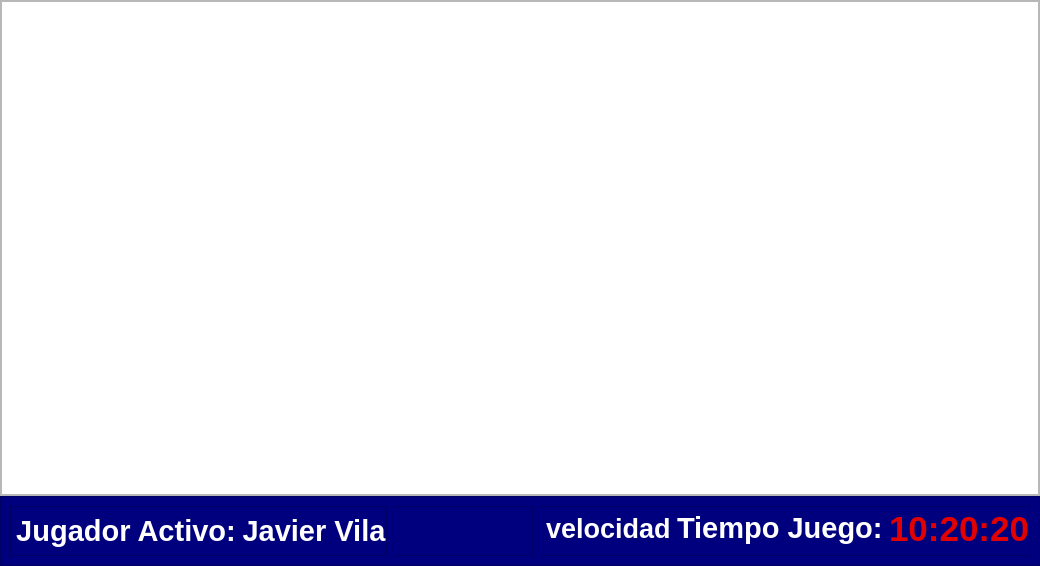
<?xml version="1.0" encoding="UTF-8"?>
<ui version="4.0">
 <class>Dialog</class>
 <widget class="QDialog" name="Dialog">
  <property name="geometry">
   <rect>
    <x>0</x>
    <y>0</y>
    <width>1040</width>
    <height>566</height>
   </rect>
  </property>
  <property name="windowTitle">
   <string>Dialog</string>
  </property>
  <property name="styleSheet">
   <string notr="true"/>
  </property>
  <layout class="QVBoxLayout" name="verticalLayout_3">
   <property name="spacing">
    <number>0</number>
   </property>
   <property name="leftMargin">
    <number>0</number>
   </property>
   <property name="topMargin">
    <number>0</number>
   </property>
   <property name="rightMargin">
    <number>0</number>
   </property>
   <property name="bottomMargin">
    <number>0</number>
   </property>
   <item>
    <widget class="QWidget" name="widget" native="true">
     <layout class="QVBoxLayout" name="verticalLayout_2">
      <property name="spacing">
       <number>0</number>
      </property>
      <property name="leftMargin">
       <number>0</number>
      </property>
      <property name="topMargin">
       <number>0</number>
      </property>
      <property name="rightMargin">
       <number>0</number>
      </property>
      <property name="bottomMargin">
       <number>0</number>
      </property>
      <item>
       <widget class="QFrame" name="frame">
        <property name="frameShape">
         <enum>QFrame::StyledPanel</enum>
        </property>
        <property name="frameShadow">
         <enum>QFrame::Raised</enum>
        </property>
        <layout class="QVBoxLayout" name="verticalLayout">
         <property name="spacing">
          <number>0</number>
         </property>
         <property name="leftMargin">
          <number>0</number>
         </property>
         <property name="topMargin">
          <number>0</number>
         </property>
         <property name="rightMargin">
          <number>0</number>
         </property>
         <property name="bottomMargin">
          <number>0</number>
         </property>
         <item>
          <widget class="QTableWidget" name="tabla_resultado"/>
         </item>
        </layout>
       </widget>
      </item>
      <item>
       <widget class="QFrame" name="frame_2">
        <property name="minimumSize">
         <size>
          <width>0</width>
          <height>70</height>
         </size>
        </property>
        <property name="maximumSize">
         <size>
          <width>16777215</width>
          <height>120</height>
         </size>
        </property>
        <property name="styleSheet">
         <string notr="true">
background-color: rgb(0, 0, 127);</string>
        </property>
        <property name="frameShape">
         <enum>QFrame::StyledPanel</enum>
        </property>
        <property name="frameShadow">
         <enum>QFrame::Raised</enum>
        </property>
        <layout class="QHBoxLayout" name="horizontalLayout">
         <item>
          <widget class="QFrame" name="frame_7">
           <property name="frameShape">
            <enum>QFrame::StyledPanel</enum>
           </property>
           <property name="frameShadow">
            <enum>QFrame::Raised</enum>
           </property>
           <layout class="QHBoxLayout" name="horizontalLayout_3">
            <property name="spacing">
             <number>6</number>
            </property>
            <property name="leftMargin">
             <number>5</number>
            </property>
            <property name="topMargin">
             <number>0</number>
            </property>
            <property name="rightMargin">
             <number>0</number>
            </property>
            <property name="bottomMargin">
             <number>0</number>
            </property>
            <item>
             <widget class="QLabel" name="label_3">
              <property name="font">
               <font>
                <pointsize>22</pointsize>
                <bold>true</bold>
               </font>
              </property>
              <property name="layoutDirection">
               <enum>Qt::LeftToRight</enum>
              </property>
              <property name="styleSheet">
               <string notr="true">color: rgb(255, 255, 255);</string>
              </property>
              <property name="text">
               <string>Jugador Activo:</string>
              </property>
              <property name="alignment">
               <set>Qt::AlignCenter</set>
              </property>
              <property name="margin">
               <number>10</number>
              </property>
              <property name="indent">
               <number>-1</number>
              </property>
             </widget>
            </item>
            <item>
             <widget class="QLabel" name="label_jugador">
              <property name="font">
               <font>
                <pointsize>22</pointsize>
                <bold>true</bold>
               </font>
              </property>
              <property name="styleSheet">
               <string notr="true">color: rgb(255, 255, 255);</string>
              </property>
              <property name="text">
               <string>Javier Vila</string>
              </property>
              <property name="alignment">
               <set>Qt::AlignCenter</set>
              </property>
              <property name="margin">
               <number>10</number>
              </property>
             </widget>
            </item>
           </layout>
          </widget>
         </item>
         <item>
          <widget class="QFrame" name="bolos">
           <property name="frameShape">
            <enum>QFrame::StyledPanel</enum>
           </property>
           <property name="frameShadow">
            <enum>QFrame::Raised</enum>
           </property>
          </widget>
         </item>
         <item>
          <widget class="QFrame" name="frame_10">
           <property name="frameShape">
            <enum>QFrame::StyledPanel</enum>
           </property>
           <property name="frameShadow">
            <enum>QFrame::Raised</enum>
           </property>
           <layout class="QHBoxLayout" name="horizontalLayout_4">
            <property name="leftMargin">
             <number>0</number>
            </property>
            <property name="topMargin">
             <number>0</number>
            </property>
            <property name="rightMargin">
             <number>0</number>
            </property>
            <property name="bottomMargin">
             <number>5</number>
            </property>
            <item>
             <widget class="QFrame" name="frame_3">
              <property name="frameShape">
               <enum>QFrame::StyledPanel</enum>
              </property>
              <property name="frameShadow">
               <enum>QFrame::Raised</enum>
              </property>
             </widget>
            </item>
            <item>
             <widget class="QLabel" name="velocidad">
              <property name="font">
               <font>
                <pointsize>20</pointsize>
                <bold>true</bold>
               </font>
              </property>
              <property name="styleSheet">
               <string notr="true">color: rgb(255, 255, 255);</string>
              </property>
              <property name="text">
               <string>velocidad</string>
              </property>
             </widget>
            </item>
            <item>
             <widget class="QLabel" name="label_9">
              <property name="font">
               <font>
                <pointsize>22</pointsize>
                <bold>true</bold>
               </font>
              </property>
              <property name="styleSheet">
               <string notr="true">color: rgb(255, 255, 255);</string>
              </property>
              <property name="text">
               <string>&lt;html&gt;&lt;head/&gt;&lt;body&gt;&lt;p&gt;Tiempo Juego:&lt;/p&gt;&lt;/body&gt;&lt;/html&gt;</string>
              </property>
              <property name="alignment">
               <set>Qt::AlignLeading|Qt::AlignLeft|Qt::AlignVCenter</set>
              </property>
              <property name="margin">
               <number>10</number>
              </property>
             </widget>
            </item>
            <item>
             <widget class="QLabel" name="label_tiempo_juego">
              <property name="font">
               <font>
                <pointsize>26</pointsize>
                <bold>true</bold>
               </font>
              </property>
              <property name="styleSheet">
               <string notr="true">
color: rgb(226, 0, 0);</string>
              </property>
              <property name="text">
               <string>10:20:20</string>
              </property>
              <property name="alignment">
               <set>Qt::AlignLeading|Qt::AlignLeft|Qt::AlignVCenter</set>
              </property>
              <property name="margin">
               <number>1</number>
              </property>
             </widget>
            </item>
           </layout>
          </widget>
         </item>
        </layout>
       </widget>
      </item>
     </layout>
    </widget>
   </item>
  </layout>
 </widget>
 <resources>
  <include location="../recursoGestionPista.qrc"/>
 </resources>
 <connections/>
</ui>
